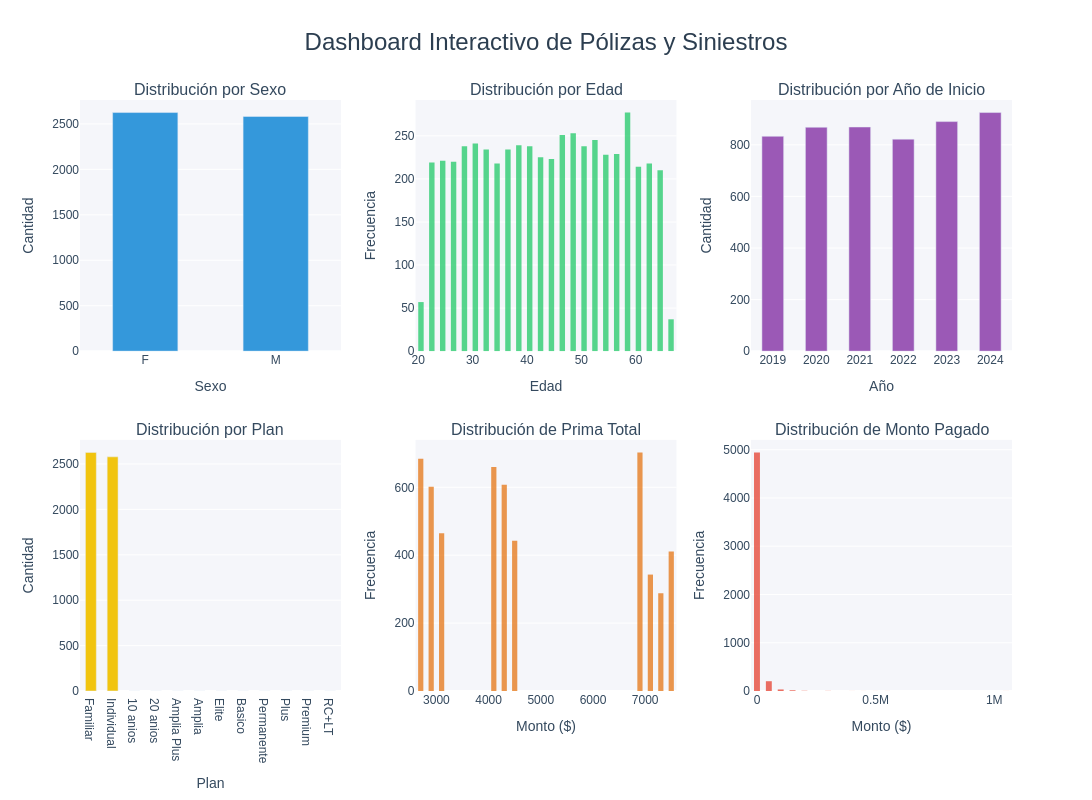

Source (notebook cell):
### Code cell
import plotly.graph_objects as go
from plotly.subplots import make_subplots
import pandas as pd

# Dashboard de distribuciones

fig = make_subplots(
    rows=2, cols=3,
    subplot_titles=(
        'Distribución por Sexo',
        'Distribución por Edad',
        'Distribución por Año de Inicio',
        'Distribución por Plan',
        'Distribución de Prima Total',
        'Distribución de Monto Pagado'
    ),
    vertical_spacing=0.15,
    horizontal_spacing=0.08
)

ancho_barras = 0.5

sexo_counts = df['sexo'].value_counts()
fig.add_trace(
    go.Bar(x=sexo_counts.index, y=sexo_counts.values, marker_color='#3498db', name='Sexo', width=ancho_barras),
    row=1, col=1
)

fig.add_trace(
    go.Histogram(x=df['edad'], nbinsx=30, marker_color='#2ecc71', name='Edad', opacity=0.8),
    row=1, col=2
)

anio_counts = df['anio_poliza'].value_counts().sort_index()
fig.add_trace(
    go.Bar(x=anio_counts.index, y=anio_counts.values, marker_color='#9b59b6', name='Año', width=ancho_barras),
    row=1, col=3
)

plan_counts = df['plan'].value_counts()
fig.add_trace(
    go.Bar(x=plan_counts.index, y=plan_counts.values, marker_color='#f1c40f', name='Plan', width=ancho_barras),
    row=2, col=1
)

fig.add_trace(
    go.Histogram(x=df['prima_total'], nbinsx=30, marker_color='#e67e22', name='Prima Total', opacity=0.8),
    row=2, col=2
)

fig.add_trace(
    go.Histogram(x=df['monto_pagado'], nbinsx=30, marker_color='#e74c3c', name='Monto Pagado', opacity=0.8),
    row=2, col=3
)

fig.update_layout(
    title_text="Dashboard Interactivo de Pólizas y Siniestros",
    title_x=0.5, 
    title_font=dict(size=24, color='#2c3e50', family="Arial, sans-serif"),
    showlegend=False, 
    height=800,
    width=1200,
    plot_bgcolor='rgba(245, 246, 250, 1)', 
    paper_bgcolor='white',
    font=dict(family="Arial, sans-serif", size=12, color='#34495e'),
    hovermode="closest",
    bargap=0.5
)

fig.update_xaxes(title_text="Sexo", row=1, col=1)
fig.update_yaxes(title_text="Cantidad", row=1, col=1)

fig.update_xaxes(title_text="Edad", row=1, col=2)
fig.update_yaxes(title_text="Frecuencia", row=1, col=2)

fig.update_xaxes(title_text="Año", type='category', row=1, col=3) 
fig.update_yaxes(title_text="Cantidad", row=1, col=3)

fig.update_xaxes(title_text="Plan", row=2, col=1)
fig.update_yaxes(title_text="Cantidad", row=2, col=1)

fig.update_xaxes(title_text="Monto ($)", row=2, col=2)
fig.update_yaxes(title_text="Frecuencia", row=2, col=2)

fig.update_xaxes(title_text="Monto ($)", row=2, col=3)
fig.update_yaxes(title_text="Frecuencia", row=2, col=3)

# Mostrar figura
fig.show()

### Figure 1 — Plotly figure (JSON) as saved in the notebook; plotly's stock layout.template omitted (floating-point values rounded to 4 significant figures; data arrays with more than 128 entries replaced by an {"elided": "..."} marker saying what was removed)
{"data": [{"marker": {"color": "#3498db"}, "name": "Sexo", "type": "bar", "width": 0.5, "x": ["F", "M"], "xaxis": "x", "y": [2625, 2582], "yaxis": "y"}, {"marker": {"color": "#2ecc71"}, "name": "Edad", "nbinsx": 30, "opacity": 0.8, "type": "histogram", "x": {"elided": "5207 int values"}, "xaxis": "x2", "yaxis": "y2"}, {"marker": {"color": "#9b59b6"}, "name": "Año", "type": "bar", "width": 0.5, "x": [2019, 2020, 2021, 2022, 2023, 2024], "xaxis": "x3", "y": [833, 868, 869, 822, 890, 925], "yaxis": "y3"}, {"marker": {"color": "#f1c40f"}, "name": "Plan", "type": "bar", "width": 0.5, "x": ["Familiar", "Individual", "10 anios", "20 anios", "Amplia Plus", "Amplia", "Elite", "Basico", "Permanente", "Plus", "Premium", "RC+LT"], "xaxis": "x4", "y": [2628, 2579, 0, 0, 0, 0, 0, 0, 0, 0, 0, 0], "yaxis": "y4"}, {"marker": {"color": "#e67e22"}, "name": "Prima Total", "nbinsx": 30, "opacity": 0.8, "type": "histogram", "x": {"elided": "5207 float values"}, "xaxis": "x5", "yaxis": "y5"}, {"marker": {"color": "#e74c3c"}, "name": "Monto Pagado", "nbinsx": 30, "opacity": 0.8, "type": "histogram", "x": {"elided": "5207 float values"}, "xaxis": "x6", "yaxis": "y6"}], "layout": {"annotations": [{"font": {"size": 16}, "showarrow": false, "text": "Distribución por Sexo", "x": 0.14, "xanchor": "center", "xref": "paper", "y": 1, "yanchor": "bottom", "yref": "paper"}, {"font": {"size": 16}, "showarrow": false, "text": "Distribución por Edad", "x": 0.5, "xanchor": "center", "xref": "paper", "y": 1, "yanchor": "bottom", "yref": "paper"}, {"font": {"size": 16}, "showarrow": false, "text": "Distribución por Año de Inicio", "x": 0.86, "xanchor": "center", "xref": "paper", "y": 1, "yanchor": "bottom", "yref": "paper"}, {"font": {"size": 16}, "showarrow": false, "text": "Distribución por Plan", "x": 0.14, "xanchor": "center", "xref": "paper", "y": 0.425, "yanchor": "bottom", "yref": "paper"}, {"font": {"size": 16}, "showarrow": false, "text": "Distribución de Prima Total", "x": 0.5, "xanchor": "center", "xref": "paper", "y": 0.425, "yanchor": "bottom", "yref": "paper"}, {"font": {"size": 16}, "showarrow": false, "text": "Distribución de Monto Pagado", "x": 0.86, "xanchor": "center", "xref": "paper", "y": 0.425, "yanchor": "bottom", "yref": "paper"}], "bargap": 0.5, "font": {"color": "#34495e", "family": "Arial, sans-serif", "size": 12}, "height": 800, "hovermode": "closest", "paper_bgcolor": "white", "plot_bgcolor": "rgba(245, 246, 250, 1)", "showlegend": false, "title": {"font": {"color": "#2c3e50", "family": "Arial, sans-serif", "size": 24}, "text": "Dashboard Interactivo de Pólizas y Siniestros", "x": 0.5}, "width": 1200, "xaxis": {"anchor": "y", "domain": [0, 0.28], "title": {"text": "Sexo"}}, "xaxis2": {"anchor": "y2", "domain": [0.36, 0.64], "title": {"text": "Edad"}}, "xaxis3": {"anchor": "y3", "domain": [0.72, 1], "title": {"text": "Año"}, "type": "category"}, "xaxis4": {"anchor": "y4", "domain": [0, 0.28], "title": {"text": "Plan"}}, "xaxis5": {"anchor": "y5", "domain": [0.36, 0.64], "title": {"text": "Monto ($)"}}, "xaxis6": {"anchor": "y6", "domain": [0.72, 1], "title": {"text": "Monto ($)"}}, "yaxis": {"anchor": "x", "domain": [0.575, 1], "title": {"text": "Cantidad"}}, "yaxis2": {"anchor": "x2", "domain": [0.575, 1], "title": {"text": "Frecuencia"}}, "yaxis3": {"anchor": "x3", "domain": [0.575, 1], "title": {"text": "Cantidad"}}, "yaxis4": {"anchor": "x4", "domain": [0, 0.425], "title": {"text": "Cantidad"}}, "yaxis5": {"anchor": "x5", "domain": [0, 0.425], "title": {"text": "Frecuencia"}}, "yaxis6": {"anchor": "x6", "domain": [0, 0.425], "title": {"text": "Frecuencia"}}}}
